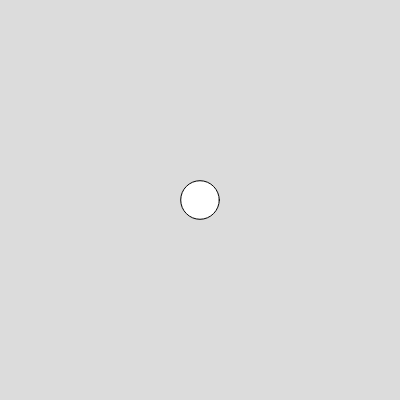
Frame 1 (no input)
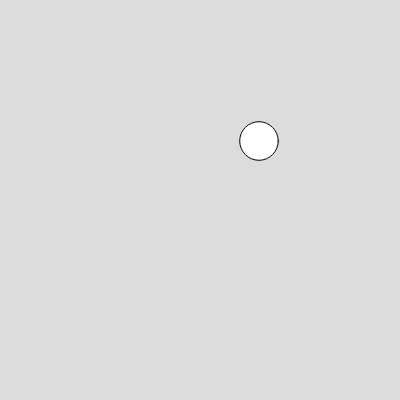
Frame 60 (no input)
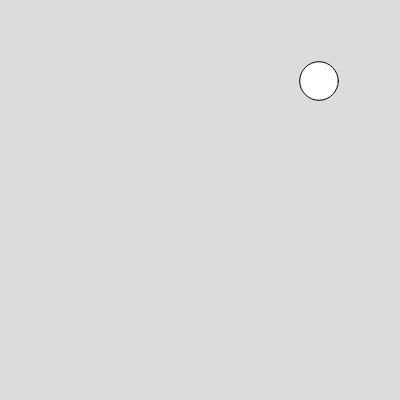
Frame 120 (the mouse pressed at the canvas centre since frame 60)

The p5.js sketch that drew these frames (run headless with seeded random() and noise() and a simulated clock; from frame 60 on, the mouse is pressed at the canvas centre):

// p5.js sketch
// ── sketch.js
// global variables
// these variables can be used anywhere in your program
// JHT convention: our functions and variables use _
//
let x_position = 200;
let y_position = 200;
let a_size;

function setup() {
  createCanvas(400, 400);

  // function variable
  // if declared here, 
  // y_position can only be used in setup()
  // let y_position = 150
  
  // return a num between 10 and 300
  a_size = random(10, 50)
  
  // return a num between 0 and 50
  // a_size = random(50);
  
  // return a num between 0 1
  // a_size = random();
}

function draw() {
  background(220);
  
  circle(x_position, y_position, a_size);
  
  // x_position = x_position - 1;
  // x_position--;
  x_position += 1;
  y_position = y_position - 1;
  
  console.log(y_position);
  // text('y_position = '+y_position, 0,15);
  // text('a_size = '+a_size, 0,30);
  report_msg('y_position = '+y_position);
}

// Display msg in html paragraph element id_line
function report_msg(a_msg) {
  let id_line = select('#id_line');
  if (!id_line) id_line = createP().id('id_line');
  id_line.elt.innerHTML = '[' + frameCount + '] ' + a_msg;
}

// https://editor.p5js.org/enickles/sketches/6u7lNqTfa
